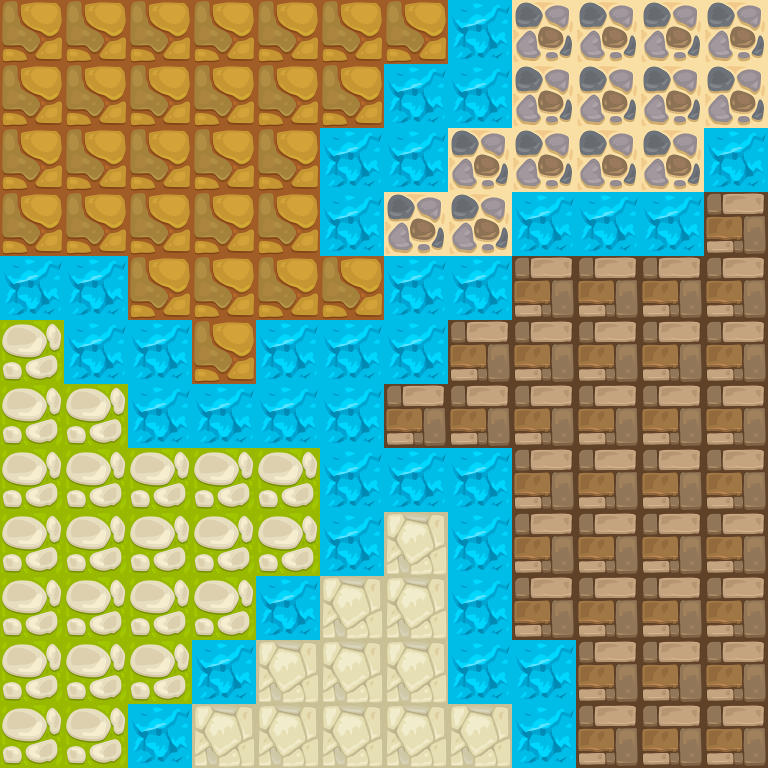

This is a level from a 2D game, rendered from its Tiled map with the project's own tilesets. A one-line summary and the complete map file follow:
An orthogonal 12x12 tile map with 64x64 px tiles, 1 tile layer (Tile Layer 1), 2 tilesets.

<map version="1.10" tiledversion="1.11.2" orientation="orthogonal" renderorder="right-down" width="12" height="12" tilewidth="64" tileheight="64" infinite="0" nextlayerid="2" nextobjectid="1">
 <tileset firstgid="1" name="WhateverName" tilewidth="64" tileheight="64" tilecount="6" columns="0">
  <grid orientation="orthogonal" width="1" height="1" />
  <tile id="0">
   <image source="tiles/clay_tile_64_01.png" width="64" height="64" />
  </tile>
  <tile id="1">
   <image source="tiles/grass_01_tile_64_01.png" width="64" height="64" />
  </tile>
  <tile id="2">
   <image source="tiles/ice_tile_64_01.png" width="64" height="64" />
  </tile>
  <tile id="3">
   <image source="tiles/paving_01_tile_64_02.png" width="64" height="64" />
  </tile>
  <tile id="4">
   <image source="tiles/paving_02_tile_64_01.png" width="64" height="64" />
  </tile>
  <tile id="5">
   <image source="tiles/sand_01_tile_64_01.png" width="64" height="64" />
  </tile>
 </tileset>
 <tileset firstgid="7" name="Caves" tilewidth="1" tileheight="1" tilecount="0" columns="0" />
 <layer id="1" name="Tile Layer 1" width="12" height="12">
  <data encoding="csv">
1,1,1,1,1,1,1,3,6,6,6,6,
1,1,1,1,1,1,3,3,6,6,6,6,
1,1,1,1,1,3,3,6,6,6,6,3,
1,1,1,1,1,3,6,6,3,3,3,4,
3,3,1,1,1,1,3,3,4,4,4,4,
2,3,3,1,3,3,3,4,4,4,4,4,
2,2,3,3,3,3,4,4,4,4,4,4,
2,2,2,2,2,3,3,3,4,4,4,4,
2,2,2,2,2,3,5,3,4,4,4,4,
2,2,2,2,3,5,5,3,4,4,4,4,
2,2,2,3,5,5,5,3,3,4,4,4,
2,2,3,5,5,5,5,5,3,4,4,4
</data>
 </layer>
</map>
